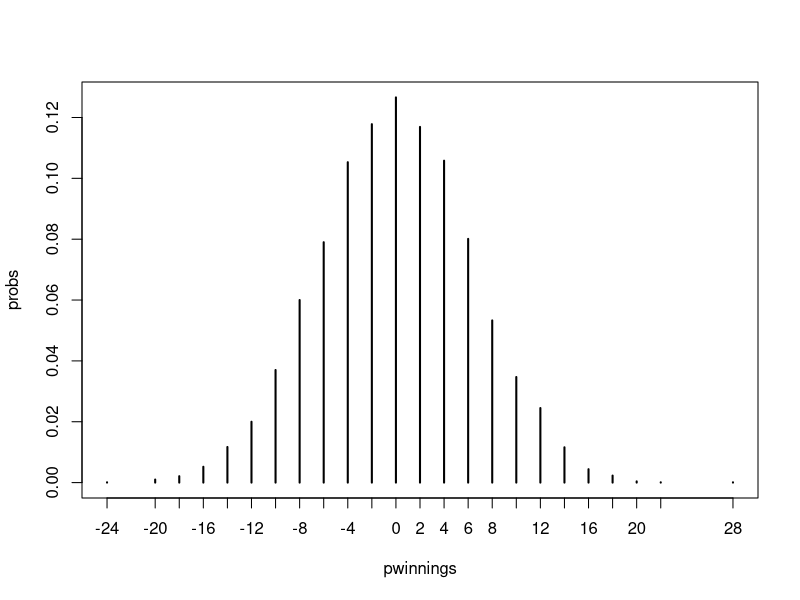
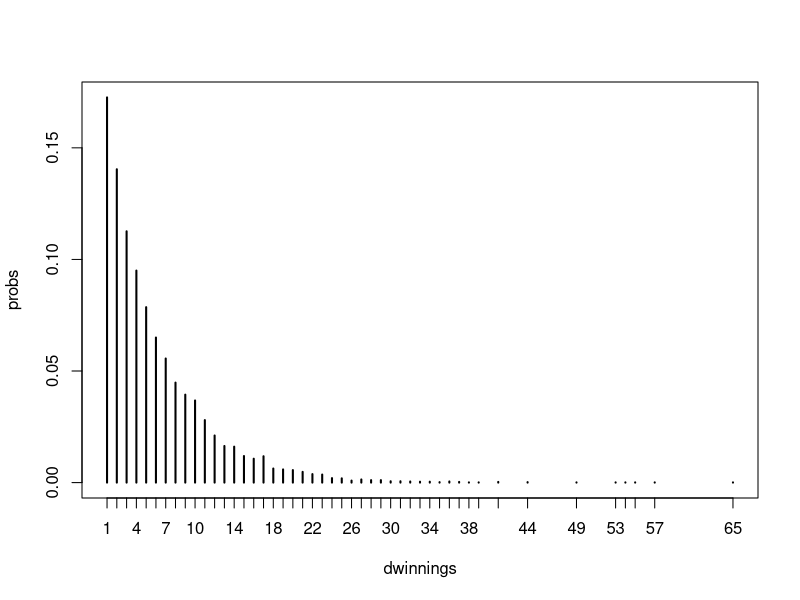
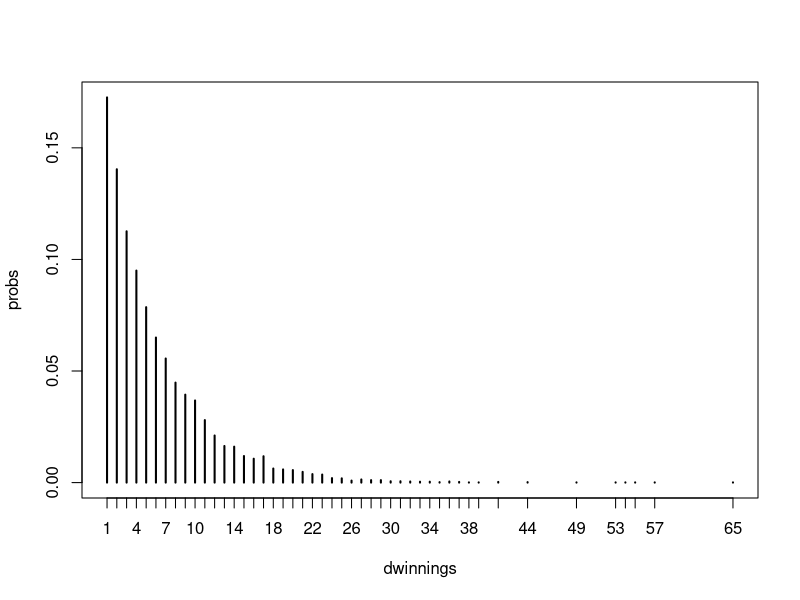

Write the R code that produced these figures, in order.
## ---- chunk 1
knitr::opts_chunk$set(echo = TRUE)
knitr::opts_chunk$set(comment = NA)
options(width = 100)
## ---- chunk 2
set.seed(1234)
pwinnings <- replicate(10000, sum(sample(c(-1,1), 40, replace = TRUE)))
probs <- table(pwinnings)/10000
plot(probs)
## ---- chunk 3
set.seed(4321)
dwinnings <- replicate(10000, {
  i <- 1
  while(sample(6, 1) != 6) i <- i + 1
  i
  })
probs <- table(dwinnings)/10000
plot(probs)
## ---- chunk 4
set.seed(4321)
dwinnings <- replicate(10000, {
  i <- 1
  while(sample(6, 1) != 6) i <- i + 1
  i
  })
probs <- table(dwinnings)/10000
plot(probs)
## ---- chunk 5
set.seed(4321)
dwinnings <- replicate(10000, {
  i <- 1
  while(sample(6, 1) != 6) i <- i + 1
  i
  })
mean(dwinnings)
